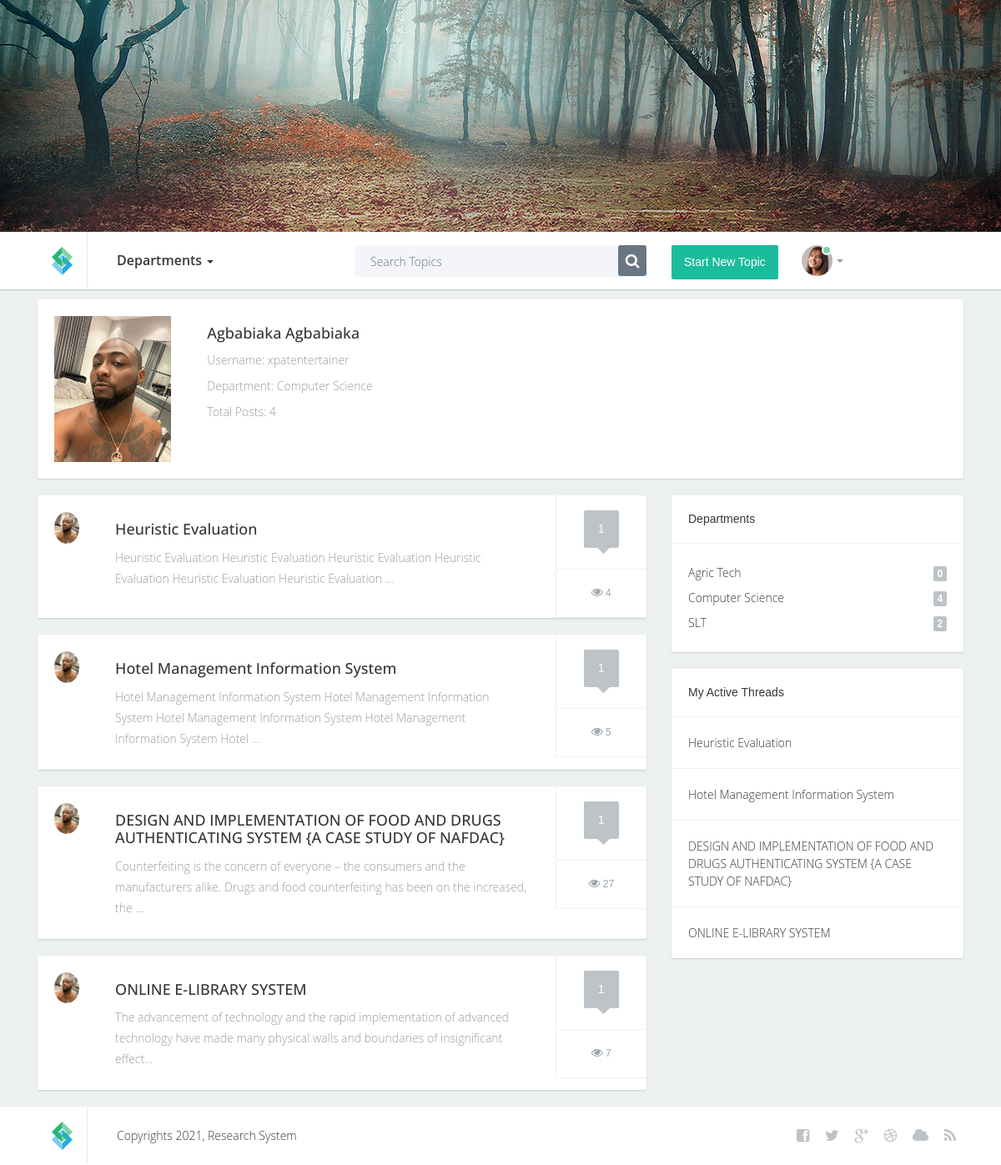
The app's page /profile.php (signed in) with its own data.
### tables this page shows
CREATE TABLE `users` (
  `id` int(11) NOT NULL,
  `department_id` int(11) NOT NULL,
  `first_name` varchar(120) NOT NULL,
  `last_name` varchar(120) NOT NULL,
  `username` varchar(120) NOT NULL,
  `profile_image` varchar(120) NOT NULL,
  `password` text NOT NULL,
  `time_added` timestamp NOT NULL DEFAULT current_timestamp() ON UPDATE current_timestamp()
);

CREATE TABLE `departments` (
  `id` int(11) NOT NULL,
  `department` varchar(140) NOT NULL
);

CREATE TABLE `posts` (
  `id` int(11) NOT NULL,
  `user_id` int(11) NOT NULL,
  `department_id` int(11) NOT NULL,
  `title` varchar(140) NOT NULL,
  `content` text NOT NULL,
  `document` varchar(190) NOT NULL,
  `time_added` timestamp NOT NULL DEFAULT current_timestamp() ON UPDATE current_timestamp(),
  `views` int(11) NOT NULL DEFAULT 0
);

### core/db.class.php (called while the page is built, shortened)
<?php
    class DB {
        public $host = 'localhost';
        public $dbname = 'research_system';
        public $password = '';
        public $username = 'root';
        public $conn;
        function __construct(){
            try {
                $this->conn = new PDO("mysql:host=$this->host;dbname=$this->dbname;", $this->username, $this->password);
                $this->conn->setAttribute(PDO::ATTR_ERRMODE,PDO::ERRMODE_EXCEPTION);
            } catch (PDOException $ex) {
                echo 'Error in database connection '. $ex->getMessage();
            }
        }
        function prep($query){
            return $this->conn->prepare($query);
        }
        function fetch($query,$value){
            $query = $this->prep($query);
            $query->execute($value);
            return $query->fetch();
        }
        function fetchAll($query,$value){
            $query = $this->prep($query);
            $query->execute($value);
            return $query->fetchAll();
        }
        function num_row($query,$value){
            $query = $this->prep($query);
            $query->execute($value);
            return $query->rowCount();
        }
    }
?>

### core/users.class.php (called while the page is built, shortened)
<?php
    include_once 'db.class.php';
    class Users extends DB{
        function fetch_user($username){
            return DB::fetch("SELECT * FROM users
            JOIN departments ON users.department_id = departments.id
            WHERE username = ? OR users.id = ?",[$username,$username] );
        }
    }
?>

### core/posts.class.php (called while the page is built, shortened)
<?php
    include_once 'db.class.php';
    class Posts extends DB{
        function fetch_user_posts($user_id){
            return DB::fetchAll("SELECT *,posts.id FROM posts
            JOIN departments on departments.id = posts.department_id
            JOIN users on users.id = posts.user_id
            WHERE posts.user_id = ?
            ORDER BY posts.id DESC ",[$user_id]);
        }
        function fetch_post_comments_num($post_id){
            return DB::num_row("SELECT * FROM comments WHERE post_id = ? ORDER BY id DESC ",[$post_id]);
        }
    }
?>

### core/departments.class.php (called while the page is built, shortened)
<?php
    include_once 'db.class.php';
    class Departments extends DB{
        function fetch_departments(){
            return DB::fetchAll("SELECT * FROM departments ORDER BY department ",[]);
        }
        function fetch_department_post_nums($department_id){
            return DB::num_row("SELECT posts.id FROM posts WHERE posts.department_id = ?",[$department_id]);
        }
    }
?>

### profile.php (the view, shortened to what this page needs)
<?php
if (isset($_SESSION['research_user'])) {
    $user = $_SESSION['research_user'];
}
else{
    header('location: login');
}
include_once 'core/users.class.php';
include_once 'core/posts.class.php';
$user_id = $user['id'];
$user_obj = new Users();
$post_obj = new Posts();
$profile_user = $user_obj->fetch_user($user_id);
$profile_user_posts = $post_obj->fetch_user_posts($user_id);
$active_user_posts = $post_obj->fetch_user_posts($user['id']);
?>
<!DOCTYPE html>
<html lang="en">
<?php include_once 'components/head.php'; ?>
<body>
    <div class="container-fluid">
        <?php include_once 'components/header.php'; ?>
        <section class="content">
            <div class="container" style="margin-top: 10px">
                <div class="row">
                    <div class="col-md-12">
                        <div class="post" style="padding: 20px">
                            <div class="row">
                                <div class="col-md-2">
                                    <img style="width: 10em" src="uploads/images/<?php echo $profile_user['profile_image'] ?>" alt="jkj" />
                                </div>
                                <div class="col-md-8">
                                    <h2><?php echo $profile_user['first_name'].' '. $profile_user['first_name'] ?></h2>
                                    <p>Username: <?php echo $profile_user['username'] ?></p>
                                    <p>Department: <?php echo $profile_user['department'] ?></p>
                                    <p>Total Posts: <?php echo count($profile_user_posts) ?></p>
                                </div>
                            </div>
                        </div>
                    </div>
                    <div class="col-lg-8 col-md-8">
                        <?php foreach ($profile_user_posts as $profile_user_post): ?>
                            <div class="post">
                                <div class="wrap-ut pull-left">
                                    <div class="userinfo pull-left">
                                        <div class="avatar">
                                            <img style="max-width: 30px" src="uploads/images/<?php echo $profile_user_post['profile_image'] ?>" alt="" />
                                        </div>
                                    </div>
                                    <div class="posttext pull-left">
                                        <h2><a href="post?id=<?php echo $profile_user_post['id'] ?>"><?php echo $profile_user_post['title'] ?></a></h2>
                                        <p><?php echo substr($profile_user_post['content'],0,150) ?>...</p>
                                    </div>
                                    <div class="clearfix"></div>
                                </div>
                                <div class="postinfo pull-left">
                                    <div class="comments">
                                        <div class="commentbg">
                                            <?php echo $post_obj->fetch_post_comments_num($profile_user_post['id']) ?>
                                            <div class="mark"></div>
                                        </div>
                                    </div>
                                    <div class="views" style="padding: 14px"><i class="fa fa-eye"></i> <?php echo $profile_user_post['views'] ?></div>
                                </div>
                                <div class="clearfix"></div>
                            </div>
                        <?php endforeach ?>
                    </div>
                    <div class="col-lg-4 col-md-4">
                        <div class="sidebarblock">
                            <h3>Departments</h3>
                            <div class="divline"></div>
                            <div class="blocktxt">
                                <ul class="cats">
                                    <?php foreach ($departments as $department): ?>
                                        <li><a href="department?id=<?php echo $department['id'] ?>"><?php echo $department['department'] ?><span class="badge pull-right"><?php echo $department_obj->fetch_department_post_nums($department['id']) ?></span></a></li>
                                    <?php endforeach ?>
                                </ul>
                            </div>
                        </div>
                        <?php if (isset($user)): ?>
                            <div class="sidebarblock">
                                <h3>My Active Threads</h3>
                                <?php foreach ($active_user_posts as $user_post): ?>
                                    <div class="divline"></div>
                                    <div class="blocktxt">
                                        <a href="post?id=<?php echo $user_post['id'] ?>"><?php echo $user_post['title'] ?></a>
                                    </div>
                                <?php endforeach ?>
                            </div>
                        <?php endif ?>
                    </div>
                </div>
            </div>
        </section>
        <?php include_once 'components/footer.php'; ?>
    </div>
</body>
</html>

### css/custom.css (style rules this page uses)
body { font-family: 'Open Sans Light', sans-serif; font-size: 14px; color: #989c9e; }
a { color: #363838; }
.content { background-color: #ecf0f1; border-top: solid 1px #e0e4e5; }
.avatar { position: relative; }
.avatar img { border-radius: 50%; }
.sidebarblock { background-color: #ffffff; border-radius: 2px; box-shadow: 0 1px 2px #c9cccd; margin-bottom: 20px; }
.sidebarblock h3 { color: #363838; font-size: 14px; font-family: 'Open Sans Bold', sans-serif; margin: 0; padding: 20px; }
.sidebarblock .divline { height: 1px; line-height: 1px; border-bottom: solid 1px #f1f1f1; }
.sidebarblock .blocktxt { padding:20px; }
ul.cats li { list-style: none; display: block; margin:0; padding:0; line-height: 30px; }
ul.cats { margin: 0; padding: 0; }
ul.cats li a { font-size: 14px; color: #363838; font-family: 'Open Sans Light', sans-serif; line-height: 30px; }
ul.cats .badge { background-color: #bdc3c7; font-size: 12px; color: #ffffff; font-family: 'Open Sans Bold', sans-serif; margin-top: 7px; }
.sidebarblock .blocktxt { font-size: 14px; color: #363838; font-family: 'Open Sans Light', sans-serif; }
.post { background-color: #ffffff; border-radius: 2px; box-shadow: 0 1px 2px #c9cccd; margin-bottom: 20px; }
.post .wrap-ut { width: 85%; }
.post .userinfo { width: 15%; padding: 20px 0 15px 15px; }
.post .posttext { width: 85%; padding-right: 30px; padding-top: 20px; padding-bottom: 15px; color: #989c9e; font-size: 14px; font-family: 'Open Sans Light', sans-serif; line-height: 25px; }
.post .postinfo { width: 15%; border-left: solid 1px #f1f1f1; }
.post .avatar { width: 37px; margin-left: 5px; }
.post h2 { color: #363838; font-size: 18px; font-family: 'Open Sans', sans-serif; margin-top: 10px; margin-bottom: 10px; }
.post .comments { border-bottom: solid 1px #f1f1f1; padding: 18px 0 25px 0; text-align: center; }
.post .comments .commentbg { background-color: #bdc3c7; border-radius: 2px; display: inline-block; padding: 12px 17px; color: #ffffff; font-size: 14px; font-family: 'Open Sans Bold', sans-serif; position: relative; }
.post .comments .commentbg .mark { width: 11px; height: 11px; background-color: #bdc3c7; position: absolute; bottom: 0; left: 43%; margin-bottom: -5px; transform:rotate(45deg); -ms-transform:rotate(45deg); -webkit-transform:rotate(45deg); }
.post .views { border-bottom: solid 1px #f1f1f1; color:#9da6aa; font-size: 12px; font-family: 'Open Sans Regular', sans-serif; text-align: center; line-height: 29px; }
.post .views i { font-size: 14px; }
@media (min-width: 992px) and (max-width: 1200px) { .container-fluid { padding: 0; } }

### records on screen
users: profile_image (picture), first_name "Agbabiaka", username "xpatentertainer", department.department "Computer Science"
posts: user.profile_image (picture), title "Heuristic Evaluation", content "Heuristic Evaluation Heuristic Evaluation Heuristic Evaluation Heuristic Evaluation Heuristic Evaluation Heuristic Evaluation", fetch_post_comments_num "1", views "4"
posts: user.profile_image (picture), title "Hotel Management Information System", content "Hotel Management Information System Hotel Management Information System Hotel Management Information System Hotel Management Information System Hotel", fetch_post_comments_num "1", views "5"
posts: user.profile_image (picture), title "DESIGN AND IMPLEMENTATION OF FOOD AND DRUGS AUTHENTICATING SYSTEM {A CASE STUDY OF NAFDAC}", content "Counterfeiting is the concern of everyone – the consumers and the manufacturers alike. Drugs and food counterfeiting has been on the increased, the", fetch_post_comments_num "1", views "27"
posts: user.profile_image (picture), title "ONLINE E-LIBRARY SYSTEM", content "The advancement of technology and the rapid implementation of advanced technology have made many physical walls and boundaries of insignificant effect", fetch_post_comments_num "1", views "7"
departments: department "Agric Tech", fetch_department_post_nums "0"
departments: department "Computer Science", fetch_department_post_nums "4"
departments: department "SLT", fetch_department_post_nums "2"

### other values on screen
count($profile_user_posts) "4"
